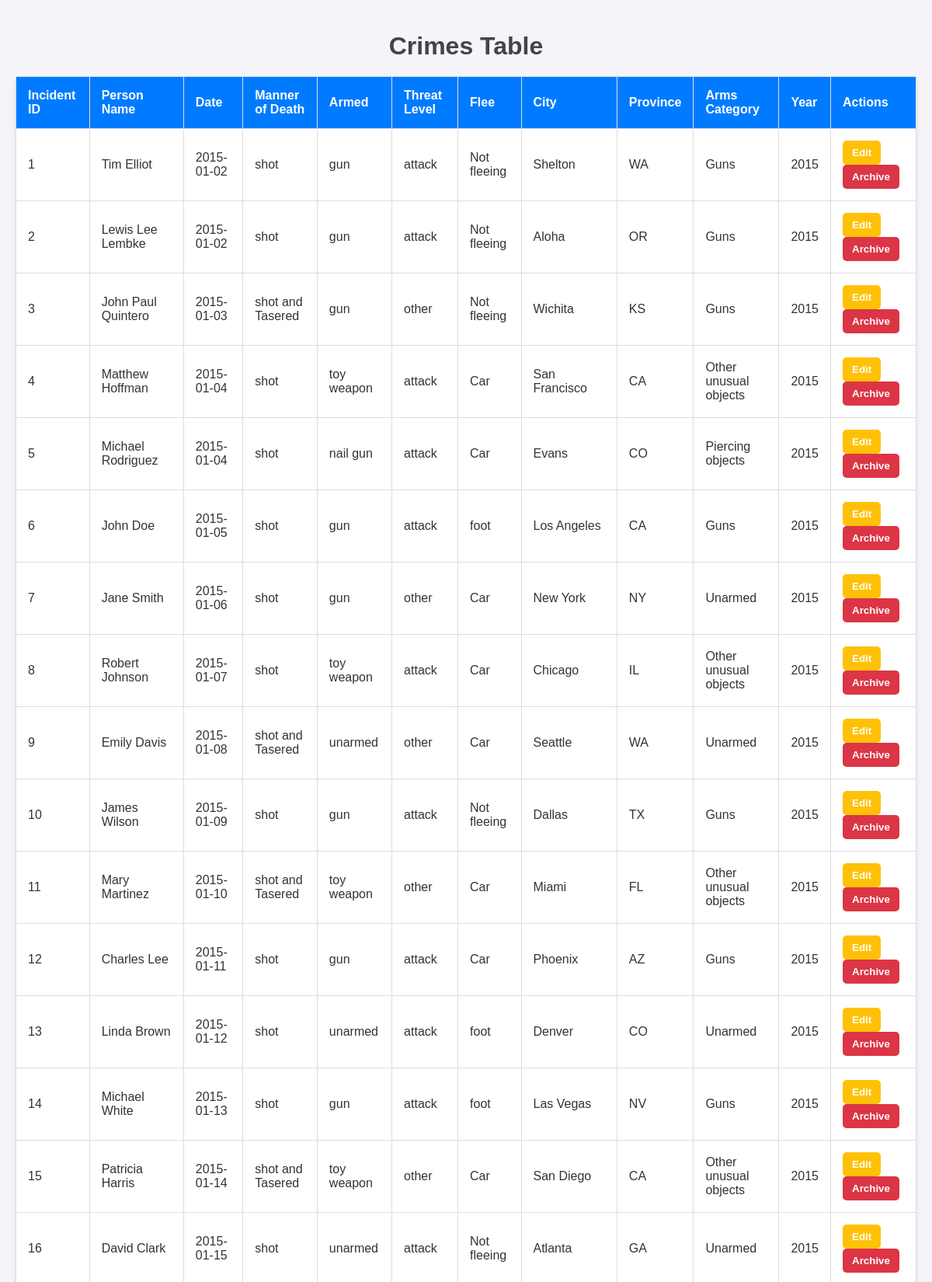
Screenshot of /sus-dash.php (upper part) with the database file from the repository.
### tables this page shows
CREATE TABLE `incident` (
  `incident_id` int(11) NOT NULL,
  `person_id` int(11) DEFAULT NULL,
  `date` date DEFAULT NULL,
  `manner_of_death_id` int(11) DEFAULT NULL,
  `armed_id` int(11) DEFAULT NULL,
  `threat_level_id` int(11) DEFAULT NULL,
  `flee_id` int(11) DEFAULT NULL,
  `city` varchar(100) DEFAULT NULL,
  `state` varchar(2) DEFAULT NULL,
  `arms_category_id` int(11) DEFAULT NULL,
  `year` int(11) DEFAULT NULL
);

CREATE TABLE `suspect` (
  `person_id` int(11) NOT NULL,
  `name` varchar(100) DEFAULT NULL,
  `age` int(11) DEFAULT NULL,
  `gender` varchar(1) DEFAULT NULL,
  `race` varchar(50) DEFAULT NULL
);

CREATE TABLE `manner_of_death` (
  `manner_of_death_id` int(11) NOT NULL,
  `manner_of_death` varchar(50) DEFAULT NULL
);

CREATE TABLE `armed` (
  `armed_id` int(11) NOT NULL,
  `armed` varchar(50) DEFAULT NULL
);

CREATE TABLE `threat_level` (
  `threat_level_id` int(11) NOT NULL,
  `threat_level` varchar(50) DEFAULT NULL
);

CREATE TABLE `flee` (
  `flee_id` int(11) NOT NULL,
  `flee` varchar(50) DEFAULT NULL
);

CREATE TABLE `arms_category` (
  `arms_category_id` int(11) NOT NULL,
  `arms_category` varchar(100) DEFAULT NULL
);

### sus-dash.php (the view, shortened to what this page needs)
<?php
$servername = "localhost";
$username = "root";
$password = "";
$dbname = "crimes_db";
$conn = new mysqli($servername, $username, $password, $dbname);
$sql = "
    SELECT
        i.incident_id,
        s.name AS person_name,
        i.date,
        `mod`.manner_of_death,
        a.armed,
        t.threat_level,
        f.flee,
        i.city,
        i.state,
        ac.arms_category,
        i.year
    FROM
        incident AS i
    LEFT JOIN suspect AS s ON i.person_id = s.person_id
    LEFT JOIN manner_of_death AS `mod` ON i.manner_of_death_id = `mod`.manner_of_death_id
    LEFT JOIN armed AS a ON i.armed_id = a.armed_id
    LEFT JOIN threat_level AS t ON i.threat_level_id = t.threat_level_id
    LEFT JOIN flee AS f ON i.flee_id = f.flee_id
    LEFT JOIN arms_category AS ac ON i.arms_category_id = ac.arms_category_id
";
$result = $conn->query($sql);
?>
<!DOCTYPE html>
<html lang="en">
<head>
</head>
<body>
    <div class="container">
        <h1>Crimes Table</h1>
        <?php if ($result->num_rows > 0): ?>
            <table class="dashboard-table">
                <thead>
                    <tr>
                        <th>Incident ID</th>
                        <th>Person Name</th>
                        <th>Date</th>
                        <th>Manner of Death</th>
                        <th>Armed</th>
                        <th>Threat Level</th>
                        <th>Flee</th>
                        <th>City</th>
                        <th>Province</th>
                        <th>Arms Category</th>
                        <th>Year</th>
                        <th>Actions</th>
                    </tr>
                </thead>
                <tbody>
                    <?php while ($row = $result->fetch_assoc()): ?>
                        <tr>
                            <td><?= $row['incident_id'] ?></td>
                            <td><?= htmlspecialchars($row['person_name']) ?></td>
                            <td><?= $row['date'] ?></td>
                            <td><?= htmlspecialchars($row['manner_of_death']) ?></td>
                            <td><?= htmlspecialchars($row['armed']) ?></td>
                            <td><?= htmlspecialchars($row['threat_level']) ?></td>
                            <td><?= htmlspecialchars($row['flee']) ?></td>
                            <td><?= htmlspecialchars($row['city']) ?></td>
                            <td><?= htmlspecialchars($row['state']) ?></td>
                            <td><?= htmlspecialchars($row['arms_category']) ?></td>
                            <td><?= $row['year'] ?></td>
                            <td>
                                <form action="actions.php" method="post" style="display:inline;">
                                    <button type="submit" class="action-btn edit-btn">Edit</button>
                                </form>
                                <form action="actions.php" method="post" style="display:inline;">
                                    <button type="submit" class="action-btn archive-btn">Archive</button>
                                </form>
                            </td>
                        </tr>
                    <?php endwhile; ?>
                </tbody>
            </table>
        <?php else: ?>
            <p>No data found.</p>
        <?php endif; ?>
    </div>
</body>
</html>

### sus-dash.php (style rules this page uses)
body { font-family: Arial, sans-serif; margin: 0; padding: 0; background-color: #f4f4f9; color: #333; }
.container { max-width: 1200px; margin: 0 auto; padding: 20px; }
h1 { text-align: center; margin-bottom: 20px; color: #444; }
.dashboard-table { width: 100%; border-collapse: collapse; margin: 20px 0; background-color: #fff; box-shadow: 0 4px 6px rgba(0, 0, 0, 0.1); border-radius: 8px; }
.dashboard-table thead { background-color: #007bff; color: #fff; }
.dashboard-table th, .dashboard-table td { padding: 15px; text-align: left; border: 1px solid #ddd; }
.action-btn { padding: 8px 12px; text-decoration: none; border-radius: 5px; font-weight: bold; color: #fff; border: none; cursor: pointer; }
.edit-btn { background-color: #ffc107; }
.archive-btn { background-color: #dc3545; }

### rows the page displays
incident: incident_id "1", person.name "Tim Elliot", date "2015-01-02", manner_of_death.manner_of_death "shot", armed.armed "gun", threat_level.threat_level "attack", flee.flee "Not fleeing", city "Shelton", state "WA", arms_category.arms_category "Guns", year "2015"
incident: incident_id "2", person.name "Lewis Lee Lembke", date "2015-01-02", manner_of_death.manner_of_death "shot", armed.armed "gun", threat_level.threat_level "attack", flee.flee "Not fleeing", city "Aloha", state "OR", arms_category.arms_category "Guns", year "2015"
incident: incident_id "3", person.name "John Paul Quintero", date "2015-01-03", manner_of_death.manner_of_death "shot and Tasered", armed.armed "gun", threat_level.threat_level "other", flee.flee "Not fleeing", city "Wichita", state "KS", arms_category.arms_category "Guns", year "2015"
incident: incident_id "4", person.name "Matthew Hoffman", date "2015-01-04", manner_of_death.manner_of_death "shot", armed.armed "toy weapon", threat_level.threat_level "attack", flee.flee "Car", city "San Francisco", state "CA", arms_category.arms_category "Other unusual objects", year "2015"
incident: incident_id "5", person.name "Michael Rodriguez", date "2015-01-04", manner_of_death.manner_of_death "shot", armed.armed "nail gun", threat_level.threat_level "attack", flee.flee "Car", city "Evans", state "CO", arms_category.arms_category "Piercing objects", year "2015"
incident: incident_id "6", person.name "John Doe", date "2015-01-05", manner_of_death.manner_of_death "shot", armed.armed "gun", threat_level.threat_level "attack", flee.flee "foot", city "Los Angeles", state "CA", arms_category.arms_category "Guns", year "2015"
incident: incident_id "7", person.name "Jane Smith", date "2015-01-06", manner_of_death.manner_of_death "shot", armed.armed "gun", threat_level.threat_level "other", flee.flee "Car", city "New York", state "NY", arms_category.arms_category "Unarmed", year "2015"
incident: incident_id "8", person.name "Robert Johnson", date "2015-01-07", manner_of_death.manner_of_death "shot", armed.armed "toy weapon", threat_level.threat_level "attack", flee.flee "Car", city "Chicago", state "IL", arms_category.arms_category "Other unusual objects", year "2015"
incident: incident_id "9", person.name "Emily Davis", date "2015-01-08", manner_of_death.manner_of_death "shot and Tasered", armed.armed "unarmed", threat_level.threat_level "other", flee.flee "Car", city "Seattle", state "WA", arms_category.arms_category "Unarmed", year "2015"
incident: incident_id "10", person.name "James Wilson", date "2015-01-09", manner_of_death.manner_of_death "shot", armed.armed "gun", threat_level.threat_level "attack", flee.flee "Not fleeing", city "Dallas", state "TX", arms_category.arms_category "Guns", year "2015"
incident: incident_id "11", person.name "Mary Martinez", date "2015-01-10", manner_of_death.manner_of_death "shot and Tasered", armed.armed "toy weapon", threat_level.threat_level "other", flee.flee "Car", city "Miami", state "FL", arms_category.arms_category "Other unusual objects", year "2015"
incident: incident_id "12", person.name "Charles Lee", date "2015-01-11", manner_of_death.manner_of_death "shot", armed.armed "gun", threat_level.threat_level "attack", flee.flee "Car", city "Phoenix", state "AZ", arms_category.arms_category "Guns", year "2015"
incident: incident_id "13", person.name "Linda Brown", date "2015-01-12", manner_of_death.manner_of_death "shot", armed.armed "unarmed", threat_level.threat_level "attack", flee.flee "foot", city "Denver", state "CO", arms_category.arms_category "Unarmed", year "2015"
incident: incident_id "14", person.name "Michael White", date "2015-01-13", manner_of_death.manner_of_death "shot", armed.armed "gun", threat_level.threat_level "attack", flee.flee "foot", city "Las Vegas", state "NV", arms_category.arms_category "Guns", year "2015"
incident: incident_id "15", person.name "Patricia Harris", date "2015-01-14", manner_of_death.manner_of_death "shot and Tasered", armed.armed "toy weapon", threat_level.threat_level "other", flee.flee "Car", city "San Diego", state "CA", arms_category.arms_category "Other unusual objects", year "2015"
incident: incident_id "16", person.name "David Clark", date "2015-01-15", manner_of_death.manner_of_death "shot", armed.armed "unarmed", threat_level.threat_level "attack", flee.flee "Not fleeing", city "Atlanta", state "GA", arms_category.arms_category "Unarmed", year "2015"
